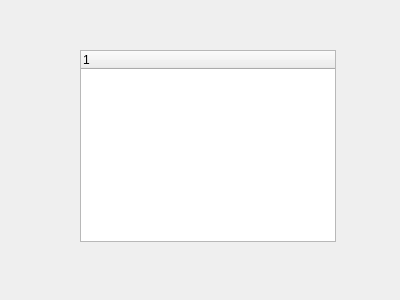
<?xml version="1.0" encoding="UTF-8"?>
<ui version="4.0">
 <class>Widget</class>
 <widget class="QWidget" name="Widget">
  <property name="geometry">
   <rect>
    <x>0</x>
    <y>0</y>
    <width>400</width>
    <height>300</height>
   </rect>
  </property>
  <property name="windowTitle">
   <string>Widget</string>
  </property>
  <widget class="QTreeWidget" name="treeWidget">
   <property name="geometry">
    <rect>
     <x>80</x>
     <y>50</y>
     <width>256</width>
     <height>192</height>
    </rect>
   </property>
   <column>
    <property name="text">
     <string notr="true">1</string>
    </property>
   </column>
  </widget>
 </widget>
 <layoutdefault spacing="6" margin="11"/>
 <resources/>
 <connections/>
</ui>
